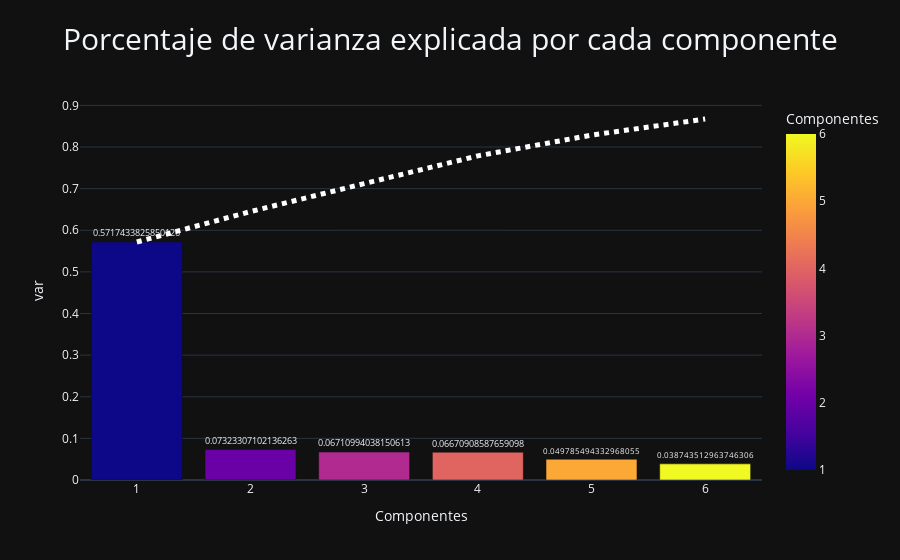

Source (notebook cell):
### Code cell
import plotly.graph_objects as go

prop_varianza_acum = pca.explained_variance_ratio_.cumsum()

ratio = pd.DataFrame(
    data=pca.explained_variance_ratio_,
    index=[i for i in range(1,len(pca.explained_variance_ratio_)+1)],
    columns=['var']
).reset_index().rename(columns={'index':'Componentes'})

fig = px.bar(
    data_frame=ratio,
    x='Componentes',
    y='var',
    title='Porcentaje de varianza explicada por cada componente',
    text='var',
    color='Componentes'
)

fig.update_traces(
    textfont_size=20, 
    textangle=0, 
    textposition="outside", 
    cliponaxis=False
)

fig.update_xaxes(
    title='Componentes'
)

fig.add_trace(
    go.Scatter(
        x=[i for i in range(1,len(prop_varianza_acum)+1)],
        y=prop_varianza_acum,
        mode="lines",
        line=go.scatter.Line(color="white",dash='dot',width=5),
        showlegend=False
    )
)

fig.update_layout(
    title_x=0.5,
    title_font_size=30
)

fig.show()

### Figure 1 — Plotly figure (JSON) as saved in the notebook; plotly's stock layout.template omitted (floating-point values rounded to 4 significant figures)
{"data": [{"alignmentgroup": "True", "cliponaxis": false, "hovertemplate": "Componentes=%{marker.color}<br>var=%{text}<extra></extra>", "legendgroup": "", "marker": {"color": [1, 2, 3, 4, 5, 6], "coloraxis": "coloraxis", "pattern": {"shape": ""}}, "name": "", "offsetgroup": "", "orientation": "v", "showlegend": false, "text": [0.5717, 0.07323, 0.06711, 0.06671, 0.04979, 0.03874], "textangle": 0, "textfont": {"size": 20}, "textposition": "outside", "type": "bar", "x": [1, 2, 3, 4, 5, 6], "xaxis": "x", "y": [0.5717, 0.07323, 0.06711, 0.06671, 0.04979, 0.03874], "yaxis": "y"}, {"line": {"color": "white", "dash": "dot", "width": 5}, "mode": "lines", "showlegend": false, "type": "scatter", "x": [1, 2, 3, 4, 5, 6], "y": [0.5717, 0.645, 0.7121, 0.7788, 0.8286, 0.8673]}], "layout": {"barmode": "relative", "coloraxis": {"colorbar": {"title": {"text": "Componentes"}}, "colorscale": [[0, "#0d0887"], [0.1111, "#46039f"], [0.2222, "#7201a8"], [0.3333, "#9c179e"], [0.4444, "#bd3786"], [0.5556, "#d8576b"], [0.6667, "#ed7953"], [0.7778, "#fb9f3a"], [0.8889, "#fdca26"], [1, "#f0f921"]]}, "legend": {"tracegroupgap": 0}, "title": {"font": {"size": 30}, "text": "Porcentaje de varianza explicada por cada componente", "x": 0.5}, "xaxis": {"anchor": "y", "domain": [0, 1], "title": {"text": "Componentes"}}, "yaxis": {"anchor": "x", "domain": [0, 1], "title": {"text": "var"}}}}
